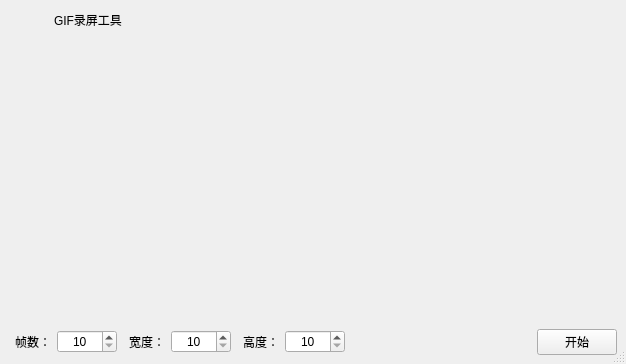
<?xml version="1.0" encoding="UTF-8"?>
<ui version="4.0">
 <class>HGifWidget</class>
 <widget class="QDialog" name="HGifWidget">
  <property name="geometry">
   <rect>
    <x>0</x>
    <y>0</y>
    <width>626</width>
    <height>364</height>
   </rect>
  </property>
  <property name="sizeGripEnabled">
   <bool>true</bool>
  </property>
  <layout class="QGridLayout" name="gridLayout" rowstretch="0,1,0">
   <property name="leftMargin">
    <number>0</number>
   </property>
   <property name="topMargin">
    <number>0</number>
   </property>
   <property name="rightMargin">
    <number>0</number>
   </property>
   <property name="bottomMargin">
    <number>0</number>
   </property>
   <property name="spacing">
    <number>0</number>
   </property>
   <item row="0" column="0">
    <widget class="QWidget" name="widget_1" native="true">
     <layout class="QHBoxLayout" name="horizontalLayout_2">
      <item>
       <widget class="QPushButton" name="pushButton_11">
        <property name="sizePolicy">
         <sizepolicy hsizetype="Minimum" vsizetype="Expanding">
          <horstretch>0</horstretch>
          <verstretch>0</verstretch>
         </sizepolicy>
        </property>
        <property name="minimumSize">
         <size>
          <width>35</width>
          <height>0</height>
         </size>
        </property>
        <property name="text">
         <string/>
        </property>
        <property name="flat">
         <bool>true</bool>
        </property>
       </widget>
      </item>
      <item>
       <widget class="QLabel" name="label_11">
        <property name="text">
         <string>GIF录屏工具</string>
        </property>
       </widget>
      </item>
      <item>
       <spacer name="horizontalSpacer_11">
        <property name="orientation">
         <enum>Qt::Horizontal</enum>
        </property>
        <property name="sizeHint" stdset="0">
         <size>
          <width>451</width>
          <height>20</height>
         </size>
        </property>
       </spacer>
      </item>
      <item>
       <widget class="QPushButton" name="pushButton_12">
        <property name="sizePolicy">
         <sizepolicy hsizetype="Minimum" vsizetype="Expanding">
          <horstretch>0</horstretch>
          <verstretch>0</verstretch>
         </sizepolicy>
        </property>
        <property name="minimumSize">
         <size>
          <width>35</width>
          <height>0</height>
         </size>
        </property>
        <property name="focusPolicy">
         <enum>Qt::NoFocus</enum>
        </property>
        <property name="flat">
         <bool>true</bool>
        </property>
       </widget>
      </item>
     </layout>
    </widget>
   </item>
   <item row="1" column="0">
    <widget class="QWidget" name="widget_2" native="true"/>
   </item>
   <item row="2" column="0">
    <widget class="QWidget" name="widget_3" native="true">
     <layout class="QHBoxLayout" name="horizontalLayout" stretch="0,0,0,0,0,0,1,0">
      <item>
       <widget class="QLabel" name="label_31">
        <property name="minimumSize">
         <size>
          <width>42</width>
          <height>0</height>
         </size>
        </property>
        <property name="text">
         <string>帧数：</string>
        </property>
        <property name="alignment">
         <set>Qt::AlignRight|Qt::AlignTrailing|Qt::AlignVCenter</set>
        </property>
       </widget>
      </item>
      <item>
       <widget class="QSpinBox" name="spinBox_31">
        <property name="minimumSize">
         <size>
          <width>60</width>
          <height>0</height>
         </size>
        </property>
        <property name="alignment">
         <set>Qt::AlignCenter</set>
        </property>
        <property name="minimum">
         <number>10</number>
        </property>
        <property name="maximum">
         <number>100</number>
        </property>
       </widget>
      </item>
      <item>
       <widget class="QLabel" name="label_32">
        <property name="minimumSize">
         <size>
          <width>42</width>
          <height>0</height>
         </size>
        </property>
        <property name="text">
         <string>宽度：</string>
        </property>
        <property name="alignment">
         <set>Qt::AlignRight|Qt::AlignTrailing|Qt::AlignVCenter</set>
        </property>
       </widget>
      </item>
      <item>
       <widget class="QSpinBox" name="spinBox_32">
        <property name="minimumSize">
         <size>
          <width>60</width>
          <height>0</height>
         </size>
        </property>
        <property name="alignment">
         <set>Qt::AlignCenter</set>
        </property>
        <property name="minimum">
         <number>10</number>
        </property>
        <property name="maximum">
         <number>3000</number>
        </property>
       </widget>
      </item>
      <item>
       <widget class="QLabel" name="label_33">
        <property name="minimumSize">
         <size>
          <width>42</width>
          <height>0</height>
         </size>
        </property>
        <property name="text">
         <string>高度：</string>
        </property>
        <property name="alignment">
         <set>Qt::AlignRight|Qt::AlignTrailing|Qt::AlignVCenter</set>
        </property>
       </widget>
      </item>
      <item>
       <widget class="QSpinBox" name="spinBox_33">
        <property name="minimumSize">
         <size>
          <width>60</width>
          <height>0</height>
         </size>
        </property>
        <property name="alignment">
         <set>Qt::AlignCenter</set>
        </property>
        <property name="minimum">
         <number>10</number>
        </property>
        <property name="maximum">
         <number>3000</number>
        </property>
       </widget>
      </item>
      <item>
       <widget class="QLabel" name="label_34">
        <property name="text">
         <string/>
        </property>
       </widget>
      </item>
      <item>
       <widget class="QPushButton" name="pushButton_31">
        <property name="sizePolicy">
         <sizepolicy hsizetype="Minimum" vsizetype="Expanding">
          <horstretch>0</horstretch>
          <verstretch>0</verstretch>
         </sizepolicy>
        </property>
        <property name="text">
         <string>开始</string>
        </property>
       </widget>
      </item>
     </layout>
    </widget>
   </item>
  </layout>
 </widget>
 <resources/>
 <connections/>
</ui>
